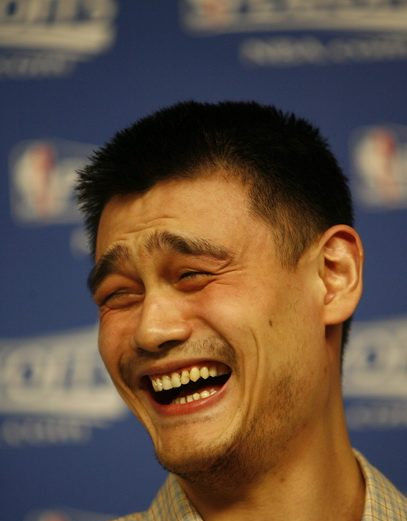
#> input picture ece180da_lab0/edge/yaoming.jpg, 407 x 521 px
$ python edge_detect.py
#> lines starting #> are read from the running program, lines starting #| are printed output that depends on the picture; after the words box and inside, x2 and y2 are one past the last pixel; in counts of white or black regions, pixels touching at a corner belong together
import cv2
import numpy as np
from matplotlib import pyplot as plt

img = cv2.imread('yaoming.jpg', 0)
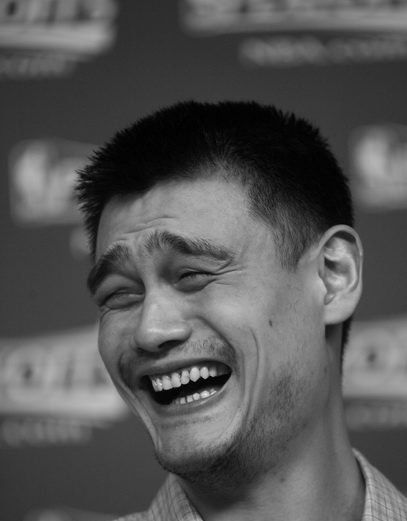
#> img: shape (521, 407); min 0, max 237, mean 85.2
edges = cv2.Canny(img, 100, 200, True)
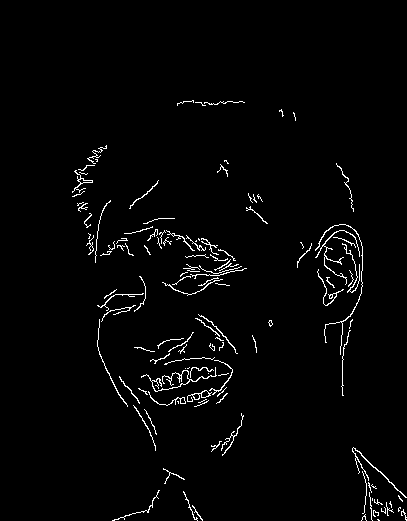
#> edges: shape (521, 407); 2.2% white in thin lines or dots, all inside (x1, y1, x2, y2) = (72, 100, 407, 521)

#To save an image to any storage device
#cv2.imwrite('edge_image.jpg', edges)


plt.subplot(121), plt.imshow(img,cmap = 'gray')
plt.title('Orginal Image'), plt.xticks([]), plt.yticks([])
plt.subplot(122), plt.imshow(edges, cmap = 'gray')
plt.title('Edge Image'), plt.xticks([]), plt.yticks([])

plt.show()
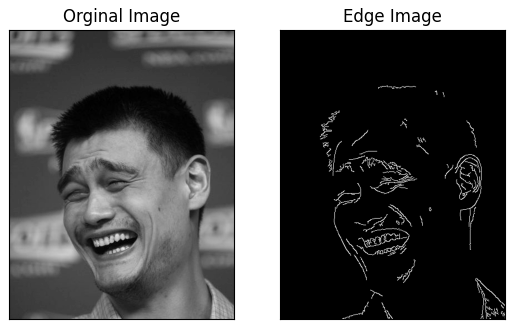
#> figure drawn by matplotlib, 2 panels
